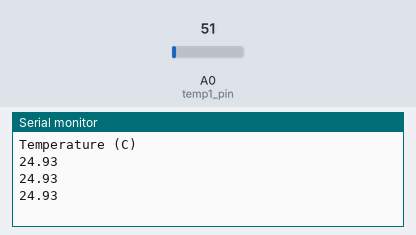
Bench run of a sketch on a simulated Arduino Uno, built with avr-gcc and run on an emulated ATmega328P. Shown: the last lines printed to the serial monitor. The inputs (shaded band) are chosen by the test bench; at power-on: A0 (temp1_pin) = 51.

Above: at 1.3 s.
1.4 s: A0 (temp1_pin) set to 61
At 1.9 s:
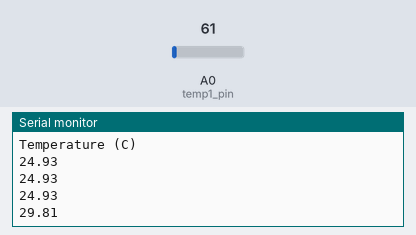
2.9 s: A0 (temp1_pin) set to 71
At 3.4 s:
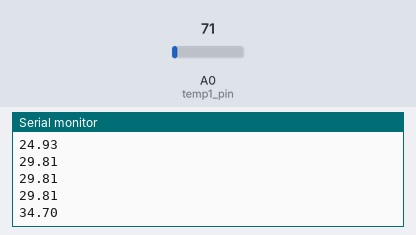
Timing chart, 0 to 5.9 s (numbered marks = the images above; inputs shaded):
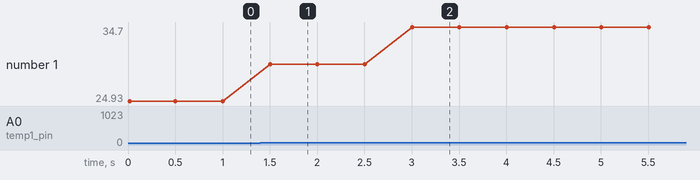

The sketch:

readTemps.ino
```cpp
// Test Suite v1

int temp1_pin = A0;

double rawTemp;
double temp1;

// Setup
void setup() {
    Serial.begin(9600);
    Serial.println("Temperature (C)");
}

// Main Loop
void loop() {
    rawTemp = analogRead(temp1_pin);
    temp1 = (rawTemp * 5.0/1023) * 100.0;
    Serial.println(temp1);
    delay(500);
}
```

Measured:
- after the input at 1.4 s, the serial monitor: prints a new line after 0.10 s (image 1)
- after the input at 2.9 s, the serial monitor: prints a new line after 0.10 s (image 2)
- plotted number 1: 24.93 → 29.81 after the input at 1.4 s, 29.81 → 34.7 after the input at 2.9 s
